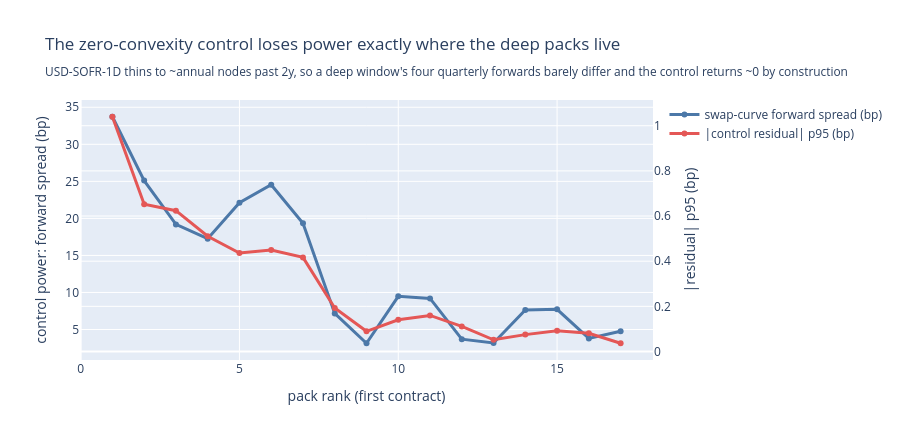

The code cell stored with this chart in its notebook:
### Code cell
_f = go.Figure()
_f.add_trace(go.Scatter(x=_ctl.index, y=_ctl["swap_spread_bp"], name="swap-curve forward spread (bp)",
                        mode="lines+markers", line=dict(color="#4C78A8", width=3)))
_f.add_trace(go.Scatter(x=_ctl.index, y=_ctl["ca_syn_p95"].abs(),
                        name="|control residual| p95 (bp)", mode="lines+markers",
                        line=dict(color="#E45756", width=3), yaxis="y2"))
_f.update_layout(
    title="The zero-convexity control loses power exactly where the deep packs live"
          "<br><sub>USD-SOFR-1D thins to ~annual nodes past 2y, so a deep window's four "
          "quarterly forwards barely differ and the control returns ~0 by construction</sub>",
    xaxis_title="pack rank (first contract)",
    yaxis_title="control power: forward spread (bp)",
    yaxis2=dict(title="|residual| p95 (bp)", overlaying="y", side="right"),
    height=440)
_f

### Figure 1 — Plotly figure (JSON) as saved in the notebook; plotly's stock layout.template omitted (floating-point values rounded to 4 significant figures)
{"data": [{"line": {"color": "#4C78A8", "width": 3}, "mode": "lines+markers", "name": "swap-curve forward spread (bp)", "type": "scatter", "x": [1, 2, 3, 4, 5, 6, 7, 8, 9, 10, 11, 12, 13, 14, 15, 16, 17], "y": [33.72, 25.1, 19.19, 17.25, 22.11, 24.54, 19.34, 7.173, 3.146, 9.475, 9.198, 3.693, 3.186, 7.629, 7.731, 3.798, 4.759]}, {"line": {"color": "#E45756", "width": 3}, "mode": "lines+markers", "name": "|control residual| p95 (bp)", "type": "scatter", "x": [1, 2, 3, 4, 5, 6, 7, 8, 9, 10, 11, 12, 13, 14, 15, 16, 17], "y": [1.04, 0.6524, 0.6237, 0.5103, 0.4361, 0.4493, 0.4169, 0.1928, 0.08947, 0.1408, 0.1599, 0.1112, 0.05197, 0.0748, 0.09156, 0.08098, 0.03658], "yaxis": "y2"}], "layout": {"height": 440, "title": {"text": "The zero-convexity control loses power exactly where the deep packs live<br><sub>USD-SOFR-1D thins to ~annual nodes past 2y, so a deep window's four quarterly forwards barely differ and the control returns ~0 by construction</sub>"}, "xaxis": {"title": {"text": "pack rank (first contract)"}}, "yaxis": {"title": {"text": "control power: forward spread (bp)"}}, "yaxis2": {"overlaying": "y", "side": "right", "title": {"text": "|residual| p95 (bp)"}}}}
